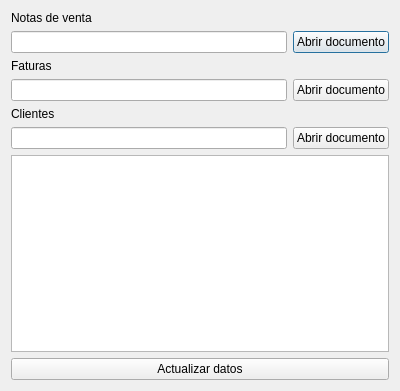
<?xml version="1.0" encoding="UTF-8"?>
<ui version="4.0">
 <class>Dialog</class>
 <widget class="QDialog" name="Dialog">
  <property name="geometry">
   <rect>
    <x>0</x>
    <y>0</y>
    <width>400</width>
    <height>391</height>
   </rect>
  </property>
  <property name="windowTitle">
   <string>Dialog</string>
  </property>
  <layout class="QVBoxLayout" name="verticalLayout_4">
   <item>
    <layout class="QVBoxLayout" name="verticalLayout_2">
     <item>
      <widget class="QLabel" name="label">
       <property name="text">
        <string>Notas de venta</string>
       </property>
      </widget>
     </item>
     <item>
      <layout class="QHBoxLayout" name="horizontalLayout_2">
       <item>
        <widget class="QLineEdit" name="TxtSellnotePath"/>
       </item>
       <item>
        <widget class="QPushButton" name="BtnOpenSellnoteFile">
         <property name="text">
          <string>Abrir documento</string>
         </property>
        </widget>
       </item>
      </layout>
     </item>
    </layout>
   </item>
   <item>
    <layout class="QVBoxLayout" name="verticalLayout">
     <item>
      <widget class="QLabel" name="label_2">
       <property name="text">
        <string>Faturas</string>
       </property>
      </widget>
     </item>
     <item>
      <layout class="QHBoxLayout" name="horizontalLayout">
       <item>
        <widget class="QLineEdit" name="TxtInvoicesPath"/>
       </item>
       <item>
        <widget class="QPushButton" name="BtnOpenInvoiceFile">
         <property name="text">
          <string>Abrir documento</string>
         </property>
        </widget>
       </item>
      </layout>
     </item>
    </layout>
   </item>
   <item>
    <layout class="QVBoxLayout" name="verticalLayout_3">
     <item>
      <widget class="QLabel" name="label_3">
       <property name="text">
        <string>Clientes</string>
       </property>
      </widget>
     </item>
     <item>
      <layout class="QHBoxLayout" name="horizontalLayout_3">
       <item>
        <widget class="QLineEdit" name="TxtClienFilePath"/>
       </item>
       <item>
        <widget class="QPushButton" name="BtnOpenClientFile">
         <property name="text">
          <string>Abrir documento</string>
         </property>
        </widget>
       </item>
      </layout>
     </item>
    </layout>
   </item>
   <item>
    <widget class="QPlainTextEdit" name="PlantextLog"/>
   </item>
   <item>
    <widget class="QPushButton" name="BtnUpdateData">
     <property name="text">
      <string>Actualizar datos</string>
     </property>
    </widget>
   </item>
  </layout>
 </widget>
 <resources/>
 <connections/>
</ui>
